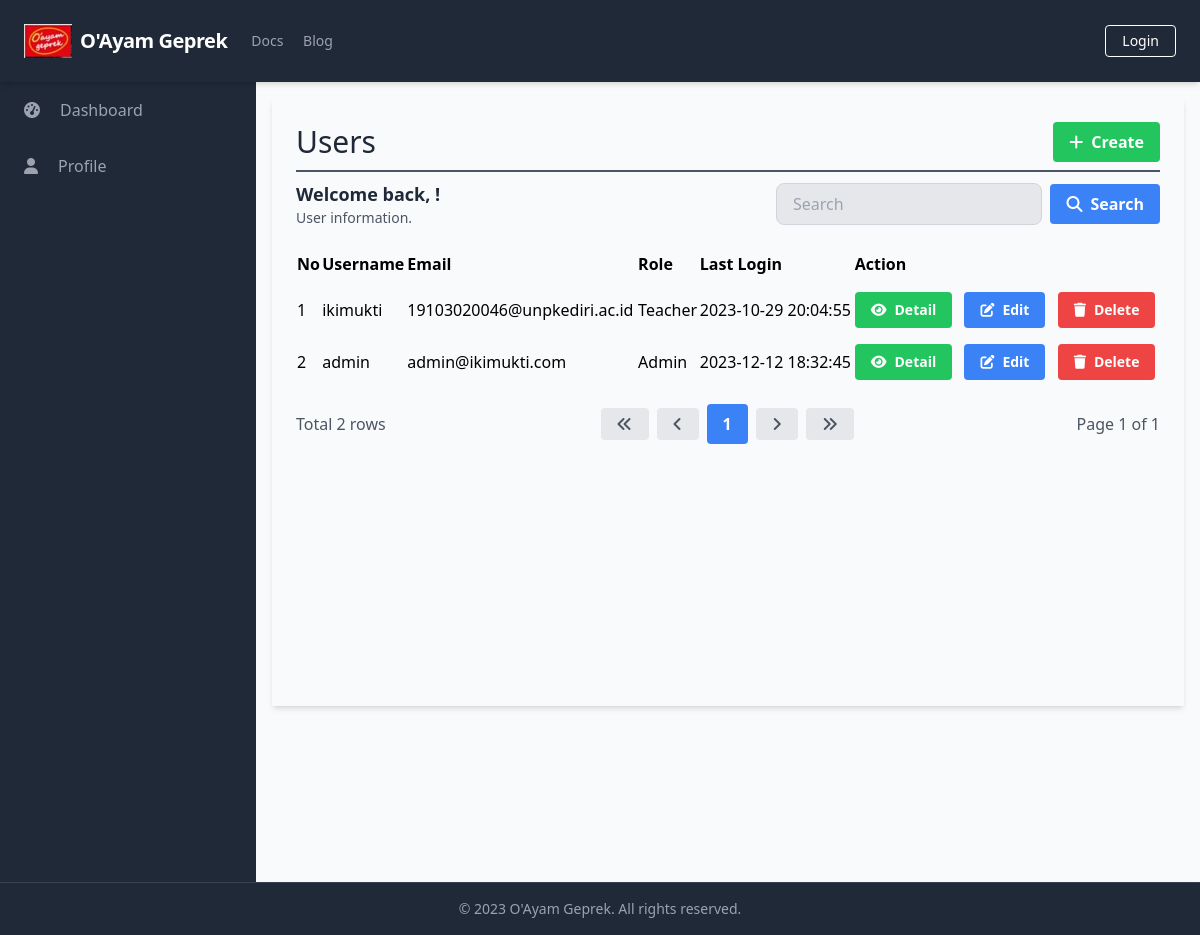
The app's page /manage_users/manage_users_list.php, older data.
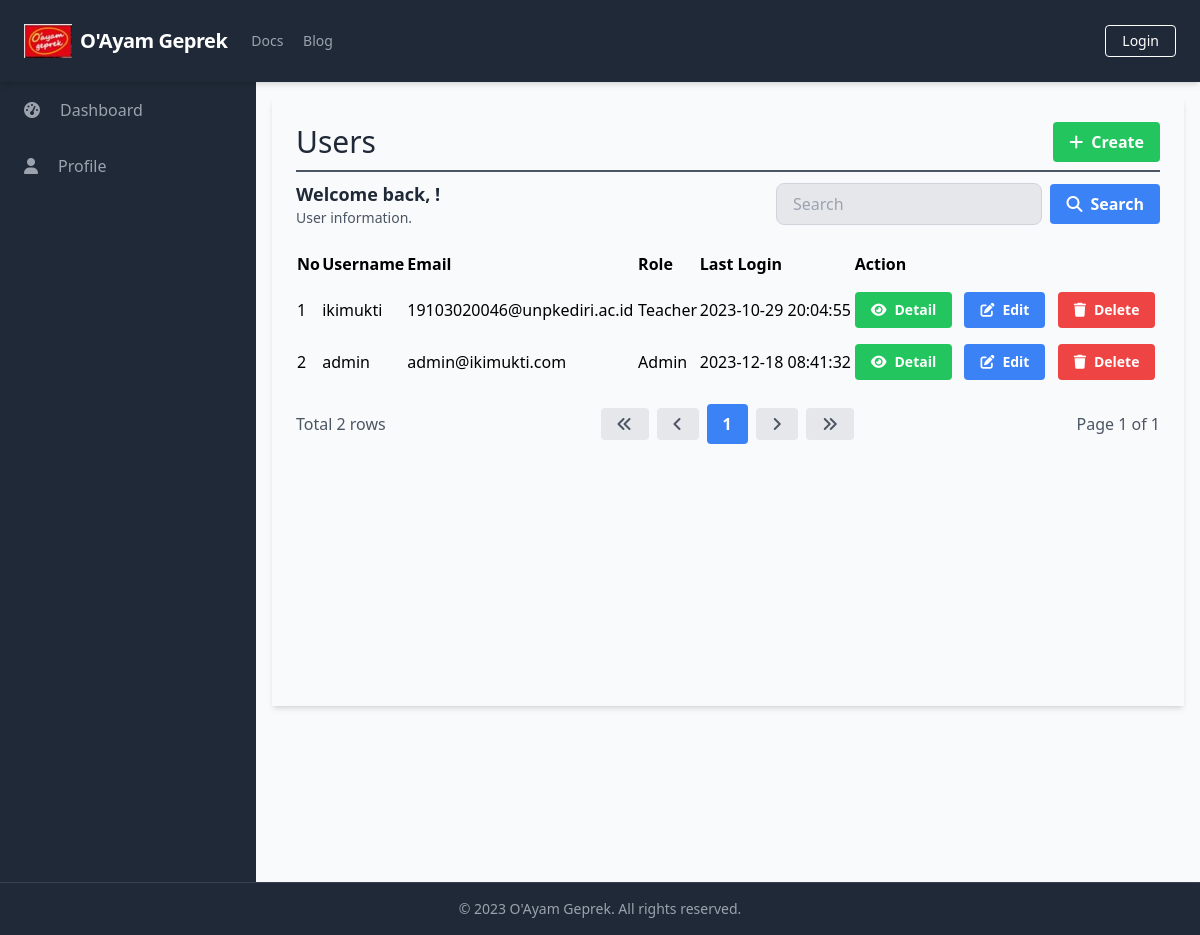
The same page, newer data.
### tables this page shows
CREATE TABLE `Users` (
  `UserID` int(11) NOT NULL,
  `Username` varchar(50) NOT NULL,
  `Password` varchar(255) NOT NULL,
  `Email` varchar(100) NOT NULL,
  `FullName` varchar(100) DEFAULT NULL,
  `DateOfBirth` date DEFAULT NULL,
  `Gender` varchar(10) DEFAULT NULL,
  `Address` text DEFAULT NULL,
  `PhoneNumber` varchar(20) DEFAULT NULL,
  `RoleID` int(11) DEFAULT NULL,
  `AccountCreationDate` timestamp NOT NULL DEFAULT current_timestamp() ON UPDATE current_timestamp(),
  `LastLogin` datetime DEFAULT NULL,
  `AccountStatus` varchar(20) DEFAULT NULL,
  `ProfilePictureURL` varchar(255) DEFAULT NULL,
  `ActivationStatus` varchar(20) DEFAULT NULL
);

CREATE TABLE `role` (
  `RoleID` int(11) NOT NULL,
  `RoleName` varchar(50) NOT NULL
);

### database/connection.php (called while the page is built, shortened)
<?php
$baseUrl = "http://localhost/final_project_yayuk_2023/";

### public/manage_users/manage_users_list.php (the view, shortened to what the changed rows need)
<?php
require_once('../../database/connection.php');
?>
<?php include_once('../components/header.php'); ?>
<div class="h-screen flex flex-col">
    <div class="flex-grow bg-gray-50 flex flex-row shadow-md">
        <main class=" bg-gray-50 flex flex-col flex-1 overflow-y-scroll h-screen flex-shrink-0 sc-hide pb-40">
            <div class="flex items-start justify-start p-6 shadow-md m-4 flex-1 flex-col">
                <div class="flex flex-row justify-between items-center w-full border-b-2 border-gray-600 mb-2 pb-2">
                    <h1 class="text-3xl text-gray-800 font-semibol w-full">Users</h1>
                </div>
                <div class="flex flex-col w-full">
                    <div class="flex flex-row justify-between items-center w-full mb-2 pb-2">
                        <div>
                            <h2 class="text-lg text-gray-800 font-semibold">Welcome back, <?php echo $_SESSION['FullName']; ?>!</h2>
                        </div>
                    </div>
                    <table class="min-w-full">
                        <thead>
                            <tr>
                                <th class="text-left py-2">No</th>
                                <th class="text-left py-2">Username</th>
                                <th class="text-left py-2">Email</th>
                                <th class="text-left py-2">Role</th>
                                <th class="text-left py-2">Last Login</th>
                                <th class="text-left py-2">Action</th>
                            </tr>
                        </thead>
                        <tbody>
                            <?php
                            $searchTerm = isset($_GET['search']) ? $_GET['search'] : '';
                            $page = isset($_GET['page']) ? $_GET['page'] : 1;
                            $query = "SELECT u.UserID, u.Username, u.Email, r.RoleName, u.LastLogin FROM Users u
                                      LEFT JOIN Role r ON u.RoleID = r.RoleID
                                      WHERE u.Username LIKE '%$searchTerm%' OR u.Email LIKE '%$searchTerm%'
                                      LIMIT 15 OFFSET " . ($page - 1) * 15;
                            $result = $conn->query($query);
                            $no = 1;
                            while ($row = $result->fetch_assoc()) {
                            ?>
                                <tr>
                                    <td class="py-2"><?php echo $no++; ?></td>
                                    <td class="py-2"><?php echo $row['Username']; ?></td>
                                    <td class="py-2"><?php echo $row['Email']; ?></td>
                                    <td class="py-2"><?php echo $row['RoleName']; ?></td>
                                    <td class="py-2"><?php echo $row['LastLogin']; ?></td>
                                    <td class='py-2'>
                                        <a href="<?php echo $baseUrl; ?>public/manage_users/manage_users_detail.php?id=<?php echo $row['UserID'] ?>" class='bg-green-500 hover-bg-green-700 text-white font-bold py-2 px-4 rounded inline-flex items-center mr-2 text-sm'>
                                            <i class='fas fa-eye mr-2'></i>
                                            <span>Detail</span>
                                        </a>
                                        <a href="<?php echo $baseUrl; ?>public/manage_users/manage_users_update.php?id=<?php echo $row['UserID'] ?>" class='bg-blue-500 hover-bg-blue-700 text-white font-bold py-2 px-4 rounded inline-flex items-center mr-2 text-sm'>
                                            <i class='fas fa-edit mr-2'></i>
                                            <span>Edit</span>
                                        </a>
                                        <a href="#" onclick="confirmDelete(<?php echo $row['UserID']; ?>)" class='bg-red-500 hover-bg-red-700 text-white font-bold py-2 px-4 rounded inline-flex items-center text-sm'>
                                            <i class='fas fa-trash mr-2'></i>
                                            <span>Delete</span>
                                        </a>
                                    </td>
                                </tr>
                            <?php
                            }
                            ?>
                        </tbody>
                    </table>
                </div>
        </main>
    </div>
</div>
</body>
</html>

Row changes from the older to the newer data that the page shows:
changed users "admin": LastLogin "2023-12-12 18:32:45" → "2023-12-18 08:41:32"
